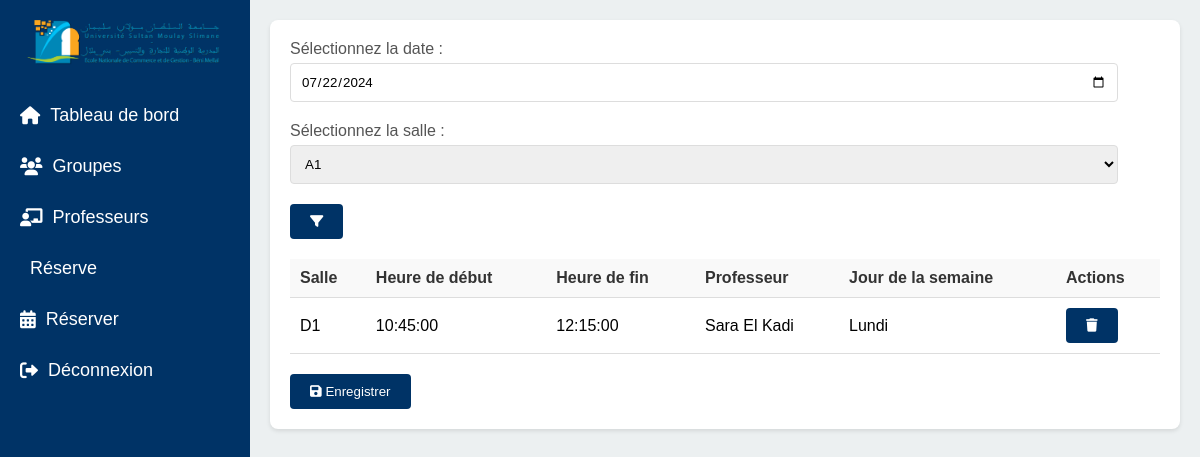
The app's page /view/Reservation/Reserve.php with its own data.
### tables this page shows
CREATE TABLE IF NOT EXISTS `reservation` (
  `id` int NOT NULL AUTO_INCREMENT,
  `group_id` int DEFAULT NULL,
  `salle_id` int DEFAULT NULL,
  `professeur_id` int DEFAULT NULL,
  `reservation_date` date NOT NULL,
  `start_time` time NOT NULL,
  `end_time` time NOT NULL,
  `jour_par_semaine` varchar(50) DEFAULT NULL,
  `semester_id` int DEFAULT NULL,
  `subject_id` int DEFAULT NULL,
  `type_seance` varchar(255) DEFAULT NULL,
  PRIMARY KEY (`id`),
  KEY `group_id` (`group_id`),
  KEY `salle_id` (`salle_id`),
  KEY `professeur_id` (`professeur_id`),
  KEY `semester_id` (`semester_id`),
  KEY `subject_id` (`subject_id`)
);

CREATE TABLE IF NOT EXISTS `salles` (
  `id` int NOT NULL AUTO_INCREMENT,
  `name` varchar(100) NOT NULL,
  `capacity` int NOT NULL,
  `features` varchar(255) DEFAULT NULL,
  `capacity_exam` int DEFAULT NULL,
  `room_type` varchar(50) DEFAULT NULL,
  PRIMARY KEY (`id`)
);

CREATE TABLE IF NOT EXISTS `professeur` (
  `id` int NOT NULL AUTO_INCREMENT,
  `first_name` varchar(100) NOT NULL,
  `last_name` varchar(100) NOT NULL,
  `email` varchar(100) NOT NULL,
  `gsm` varchar(20) DEFAULT NULL,
  PRIMARY KEY (`id`)
);

### view/Reservation/Reserve.php (the view, shortened to what this page needs)
<?php
include '../db/db_connect.php';
$date_filter = isset($_GET['date']) ? $_GET['date'] : date('Y-m-d');
$day_of_week = '';
$salle_filter = isset($_GET['salle']) ? $_GET['salle'] : '';
if (isset($_POST["reservation_date"])) {
    $date_filter = $_POST["reservation_date"];
    $formatter = new IntlDateFormatter('fr_FR', IntlDateFormatter::FULL, IntlDateFormatter::NONE);
    $formatter->setPattern('EEEE');
    $day_of_week = $formatter->format(strtotime($date_filter));
} else {
    $formatter = new IntlDateFormatter('fr_FR', IntlDateFormatter::FULL, IntlDateFormatter::NONE);
    $formatter->setPattern('EEEE');
    $day_of_week = $formatter->format(time());
}
if (!empty($salle_filter)) {
    $sql = "SELECT r.id, s.name AS salle_name, r.start_time, r.end_time, p.first_name, p.last_name, r.jour_par_semaine
            FROM reservation r
            JOIN salles s ON r.salle_id = s.id
            JOIN professeur p ON r.professeur_id = p.id
            WHERE r.jour_par_semaine = '$day_of_week' AND s.name = '$salle_filter'";
} else {
    $sql = "SELECT r.id, s.name AS salle_name, r.start_time, r.end_time, p.first_name, p.last_name, r.jour_par_semaine
            FROM reservation r
            JOIN salles s ON r.salle_id = s.id
            JOIN professeur p ON r.professeur_id = p.id
            WHERE r.jour_par_semaine = '$day_of_week'";
}
$result = $conn->query($sql);
?>
<!DOCTYPE html>
<html lang="fr">
<head>
    <link rel="stylesheet" href="../../assets/styles.css">
    <link rel="stylesheet" href="https://cdnjs.cloudflare.com/ajax/libs/font-awesome/6.0.0-beta3/css/all.min.css">
</head>
<body>
    <div class="sidebar">
        <div class="logo">
            <img src="ENCG-BM_logo_header.png" width="200" alt="Logo">
        </div>
        <ul class="nav-links">
            <li><a href="#"><i class="fas fa-home"></i> Tableau de bord</a></li>
            <li><a href="#"><i class="fas fa-users"></i> Groupes</a></li>
            <li><a href="#"><i class="fas fa-chalkboard-teacher"></i> Professeurs</a></li>
            <li class="dropdown">
                <a href="Reserve.php"><i class="icon-attendance"></i> Réserve</a>
            </li>
            <li><a href="salle.html"><i class="fas fa-calendar-alt"></i> Réserver</a></li>
            <li><a href="#"><i class="fas fa-sign-out-alt"></i> Déconnexion</a></li>
        </ul>
    </div>
    <div class="main-content">
        <section class="attendance">
            <form method="POST" action="">
                <label for="reservation_date">Sélectionnez la date :</label>
                <input type="date" id="reservation_date" name="reservation_date" value="<?php echo $date_filter; ?>" required>
                <label for="salle_name">Sélectionnez la salle :</label>
                <select id="salle_name" name="salle_name">
                    <?php
                    $salles_sql = "SELECT name FROM salles";
                    $salles_result = $conn->query($salles_sql);
                    while ($salle = $salles_result->fetch_assoc()) {
                        $selected = ($salle_filter == $salle['name']) ? 'selected' : '';
                        echo "<option value='" . $salle['name'] . "' $selected>" . $salle['name'] . "</option>";
                    }
                    ?>
                </select>
                <button type="submit"><i class="fas fa-filter"></i></button>
            </form>
            <table>
                <thead>
                    <tr>
                        <th>Salle</th>
                        <th>Heure de début</th>
                        <th>Heure de fin</th>
                        <th>Professeur</th>
                        <th>Jour de la semaine</th>
                        <th>Actions</th>
                    </tr>
                </thead>
                <tbody>
                    <?php
                    if ($result->num_rows > 0) {
                        while ($row = $result->fetch_assoc()) {
                            echo "<tr>";
                            echo "<td>" . $row["salle_name"] . "</td>";
                            echo "<td>" . $row["start_time"] . "</td>";
                            echo "<td>" . $row["end_time"] . "</td>";
                            echo "<td>" . $row["first_name"] . " " . $row["last_name"] . "</td>";
                            echo "<td>" . $row["jour_par_semaine"] . "</td>";
                            echo "<td>
                                    <form method='POST' action=''>
                                        <input type='hidden' name='reservation_id' value='" . $row["id"] . "'>
                                        <button type='submit' name='delete' class='delete-btn'><i class='fas fa-trash'></i></button>
                                    </form>
                                  </td>";
                            echo "</tr>";
                        }
                    } else {
                        echo "<tr><td colspan='6'>Aucune réservation trouvée pour ce jour.</td></tr>";
                    }
                    ?>
                </tbody>
            </table>
            <form method="POST" action="">
                <button type="submit" name="enregistrer"><i class="fas fa-save"></i> Enregistrer</button>
            </form>
        </section>
    </div>
</body>
</html>

### assets/styles.css (style rules this page uses)
* { margin: 0; padding: 0; box-sizing: border-box; font-family: Arial, sans-serif; }
body { display: flex; background-color: #f0f0f0; }
.sidebar { width: 250px; background-color: #003366; height: 100vh; display: flex; flex-direction: column; align-items: center; padding-top: 20px; }
.logo img { margin-bottom: 20px; }
.nav-links { list-style-type: none; padding: 0; width: 100%; }
.nav-links li { width: 100%; position: relative; }
.nav-links a { display: flex; align-items: center; color: #fff; text-decoration: none; padding: 15px 20px; width: 100%; box-sizing: border-box; font-size: 18px; }
.nav-links a i { margin-right: 10px; }
.main-content { flex: 1; padding: 20px; background-color: #ecf0f1; }
.attendance, .teachers { background-color: #fff; padding: 20px; border-radius: 8px; box-shadow: 0 2px 4px rgba(0,0,0,0.1); margin-bottom: 20px; }
.attendance table { width: 100%; border-collapse: collapse; margin-bottom: 20px; }
.attendance th, .attendance td { padding: 10px; text-align: left; border-bottom: 1px solid #ddd; }
button { padding: 10px 20px; background-color: #3498db; color: #fff; border: none; border-radius: 4px; cursor: pointer; }
form { display: flex; flex-direction: column; }
label { margin-bottom: 5px; color: #555; }
input, select { margin-bottom: 20px; padding: 10px; border: 1px solid #ddd; border-radius: 4px; }
button { padding: 10px 20px; background-color: #003366; color: #fff; border: none; border-radius: 4px; cursor: pointer; align-self: flex-start; }
table { width: 100%; border-collapse: collapse; margin-top: 20px; }
th, td { padding: 15px; text-align: left; border-bottom: 1px solid #ddd; }
th { background-color: #f9f9f9; color: #333; }
label { display: block; margin-bottom: 5px; color: #555; }
input, select { width: calc(100% - 22px); padding: 10px; margin-bottom: 20px; border: 1px solid #ddd; border-radius: 4px; box-sizing: border-box; }
@media (min-width: 768px) { input, select { width: calc(100% - 42px); } }

### records on screen
reservation: salle.name "D1", start_time "10:45:00", end_time "12:15:00", professeur.first_name "Sara", professeur.last_name "El Kadi", jour_par_semaine "Lundi"

### other values on screen
form field salle_name "A1"
